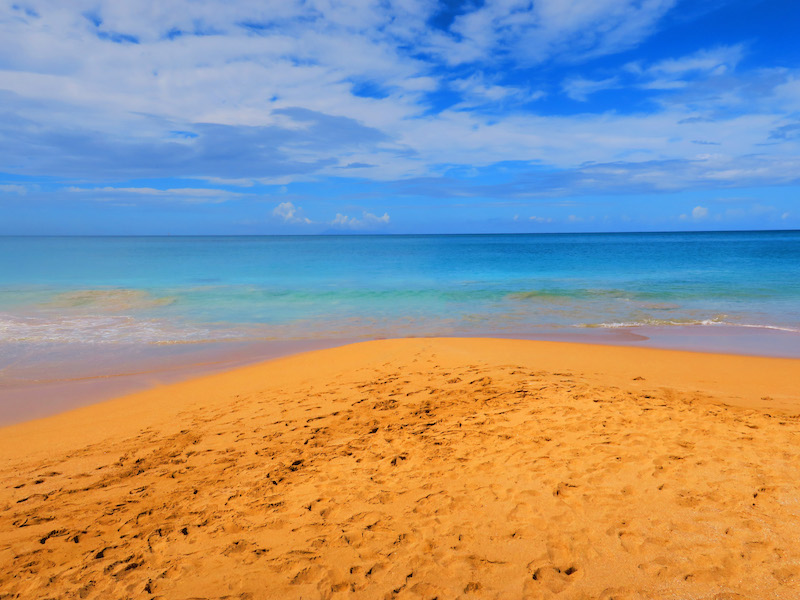
#> input picture img-project/img/beach.jpg, 800 x 600 px
$ python image-blender.py
#> lines starting #> are read from the running program, lines starting #| are printed output that depends on the picture
from PIL import Image

# Final Requirements
print()

# Background images variables
background_image_list = [ './img/beach.jpg',  './img/desert.jpg',  './img/sunset.jpg']
background_pick = int(input('\
Type the number of the background of your choice. 1.Beach 2.Desert 3.Sunset: '))
#> the answer given: 1
background_pick = background_image_list[background_pick - 1]
background_image = Image.open(background_pick)
#> background_image is the input picture: PIL image 800x600 RGB; mean R, G, B 152.6, 148, 143.9
background_pixels = background_image.load()

# Green sreen images variables
green_image_list = [ './img/boat.jpg',  './img/cactus.jpg',  './img/cat.jpg']
green_screen_pick = int(input('\
Type the number of the green screen image of your choice. 1.Boat 2.Cactus 3.Cat: '))
#> the answer given: 1
green_screen_pick = green_image_list[green_screen_pick - 1]
green_image = Image.open(green_screen_pick)
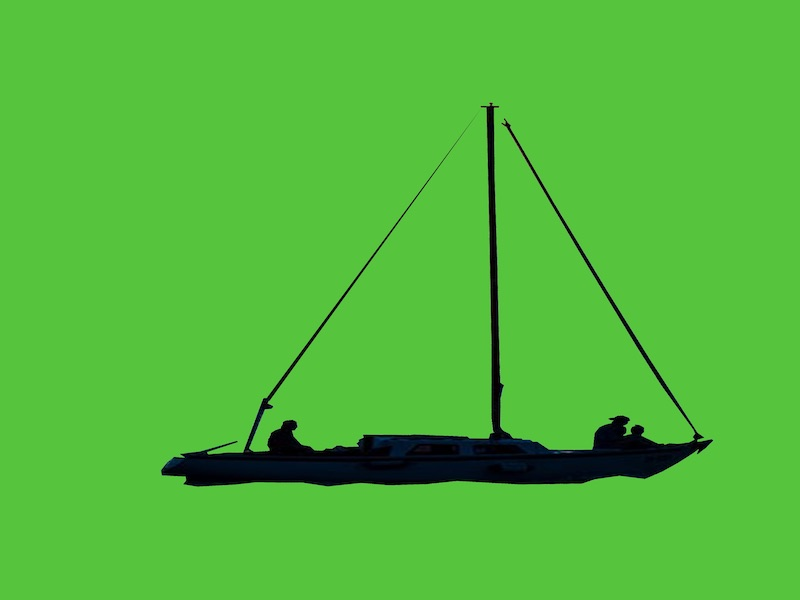
#> input picture img-project/img/boat.jpg, 800 x 600 px
#> green_image is the input picture: PIL image 800x600 RGB; mean R, G, B 81.8, 185.9, 58.9
green_pixels = green_image.load()
(green_width, green_height) = green_image.size
#> green_width = 800; green_height = 600

for i in range(green_width):
    for j in range(green_height):
        r, g, b = green_pixels[i, j]

        if r <= 140 and g >= 180 and b <= 120:
            green_pixels[i, j] = background_pixels[i, j]

green_image.show()
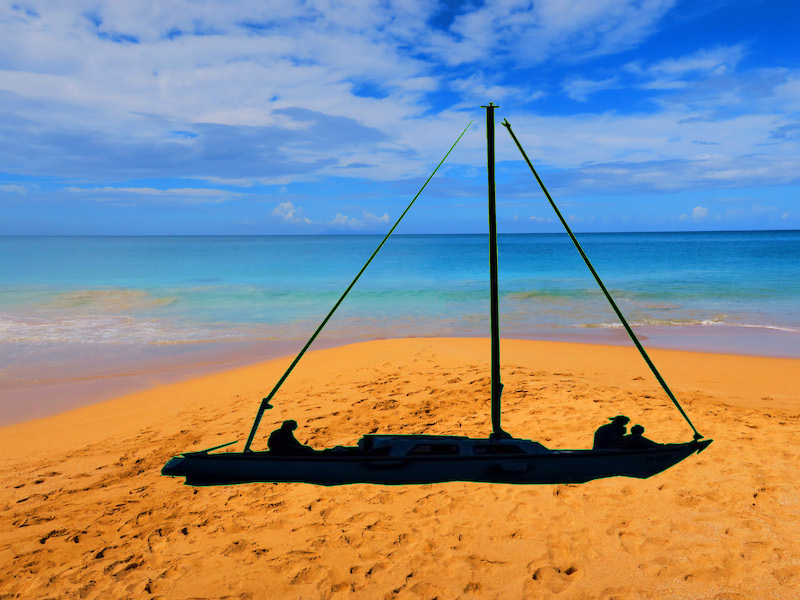
#> shown: PIL image 800x600 RGB; mean R, G, B 140.7, 140.9, 140.9
green_image.save('merged-image.jpg')
